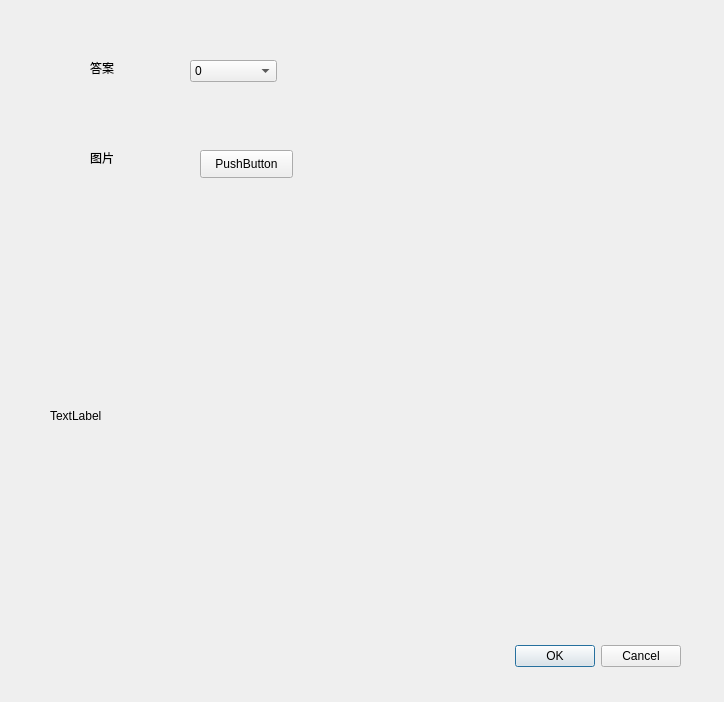
<?xml version="1.0" encoding="UTF-8"?>
<ui version="4.0">
 <class>Dialog</class>
 <widget class="QDialog" name="Dialog">
  <property name="geometry">
   <rect>
    <x>0</x>
    <y>0</y>
    <width>724</width>
    <height>702</height>
   </rect>
  </property>
  <property name="windowTitle">
   <string>Dialog</string>
  </property>
  <widget class="QDialogButtonBox" name="buttonBox">
   <property name="geometry">
    <rect>
     <x>340</x>
     <y>640</y>
     <width>341</width>
     <height>32</height>
    </rect>
   </property>
   <property name="orientation">
    <enum>Qt::Horizontal</enum>
   </property>
   <property name="standardButtons">
    <set>QDialogButtonBox::Cancel|QDialogButtonBox::Ok</set>
   </property>
  </widget>
  <widget class="QLabel" name="label">
   <property name="geometry">
    <rect>
     <x>90</x>
     <y>60</y>
     <width>72</width>
     <height>15</height>
    </rect>
   </property>
   <property name="text">
    <string>答案</string>
   </property>
  </widget>
  <widget class="QComboBox" name="comboBox">
   <property name="geometry">
    <rect>
     <x>190</x>
     <y>60</y>
     <width>87</width>
     <height>22</height>
    </rect>
   </property>
   <item>
    <property name="text">
     <string>0</string>
    </property>
   </item>
   <item>
    <property name="text">
     <string>A</string>
    </property>
   </item>
   <item>
    <property name="text">
     <string>B</string>
    </property>
   </item>
   <item>
    <property name="text">
     <string>C</string>
    </property>
   </item>
   <item>
    <property name="text">
     <string>D</string>
    </property>
   </item>
  </widget>
  <widget class="QLabel" name="label_2">
   <property name="geometry">
    <rect>
     <x>90</x>
     <y>150</y>
     <width>72</width>
     <height>15</height>
    </rect>
   </property>
   <property name="text">
    <string>图片</string>
   </property>
  </widget>
  <widget class="QPushButton" name="pushButton">
   <property name="geometry">
    <rect>
     <x>200</x>
     <y>150</y>
     <width>93</width>
     <height>28</height>
    </rect>
   </property>
   <property name="text">
    <string>PushButton</string>
   </property>
  </widget>
  <widget class="QLabel" name="label_3">
   <property name="geometry">
    <rect>
     <x>50</x>
     <y>250</y>
     <width>571</width>
     <height>331</height>
    </rect>
   </property>
   <property name="text">
    <string>TextLabel</string>
   </property>
  </widget>
 </widget>
 <resources/>
 <connections>
  <connection>
   <sender>buttonBox</sender>
   <signal>accepted()</signal>
   <receiver>Dialog</receiver>
   <slot>accept()</slot>
   <hints>
    <hint type="sourcelabel">
     <x>248</x>
     <y>254</y>
    </hint>
    <hint type="destinationlabel">
     <x>157</x>
     <y>274</y>
    </hint>
   </hints>
  </connection>
  <connection>
   <sender>buttonBox</sender>
   <signal>rejected()</signal>
   <receiver>Dialog</receiver>
   <slot>reject()</slot>
   <hints>
    <hint type="sourcelabel">
     <x>316</x>
     <y>260</y>
    </hint>
    <hint type="destinationlabel">
     <x>286</x>
     <y>274</y>
    </hint>
   </hints>
  </connection>
 </connections>
</ui>
